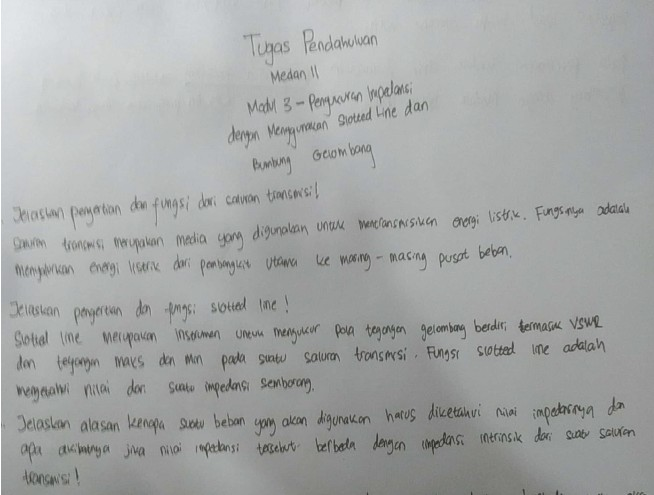
#> input picture img/1667756039188.jpg, 654 x 495 px
$ python -i image_operator.py   (imports and definitions only)   (older library calls are emulated)
#> lines starting #> are read from the running program, lines starting #| are printed output that depends on the picture
#> further down, picture is the input picture: shape (495, 654, 3); mean B, G, R 165.7, 166.4, 164.2
import cv2
import numpy as np
import scipy.ndimage as sciim

import conf.conf as conf
from core.CDLL.c_interface import *

class ImageOperator():
    @staticmethod
    def shadow_remove(img):
        rgb_planes = cv2.split(img)
        result_norm_planes = []
        for plane in rgb_planes:
            dilated_img = cv2.dilate(plane, np.ones((11, 11), np.uint8))
            bg_img = cv2.medianBlur(dilated_img, 21)
            diff_img = 255 - cv2.absdiff(plane, bg_img)
            norm_img = cv2.normalize(
                diff_img, None, alpha=0, beta=255, norm_type=cv2.NORM_MINMAX, dtype=cv2.CV_8UC1)
            result_norm_planes.append(norm_img)
#> this loop made 3 passes
#> pass 1, in shadow_remove, `dilated_img = cv2.dilate(plane, np.ones((11, 11), np.uint8))`:
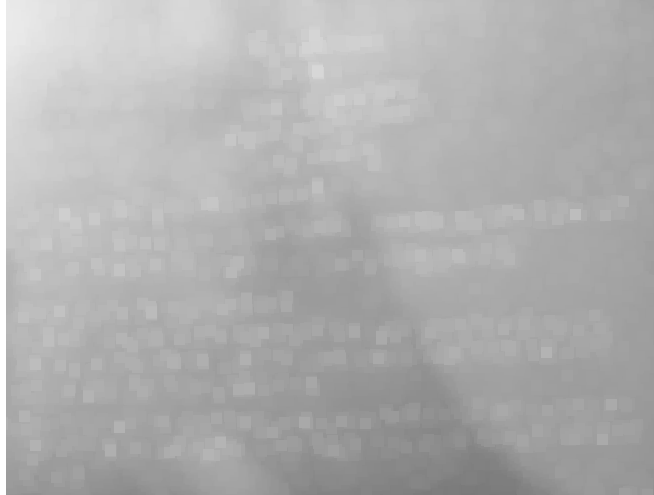
#> dilated_img: shape (495, 654); min 121, max 255, mean 175.9
#> pass 1, in shadow_remove, `diff_img = 255 - cv2.absdiff(plane, bg_img)`:
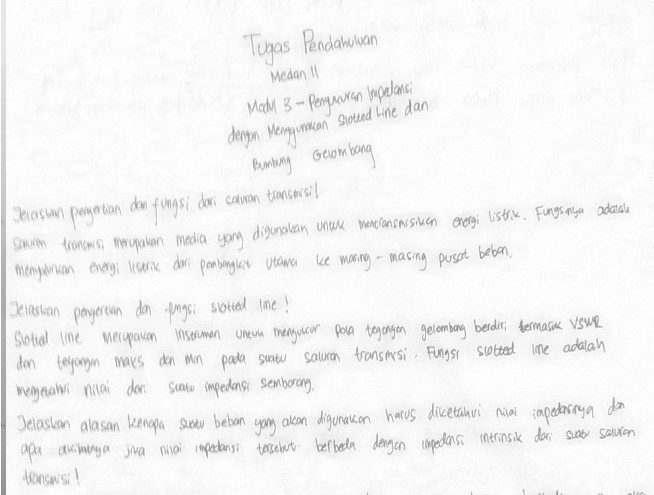
#> diff_img: shape (495, 654); min 117, max 255, mean 245
#> pass 1, in shadow_remove, `norm_img = cv2.normalize( diff_img, None, alpha=0, beta=255, norm_type..`:
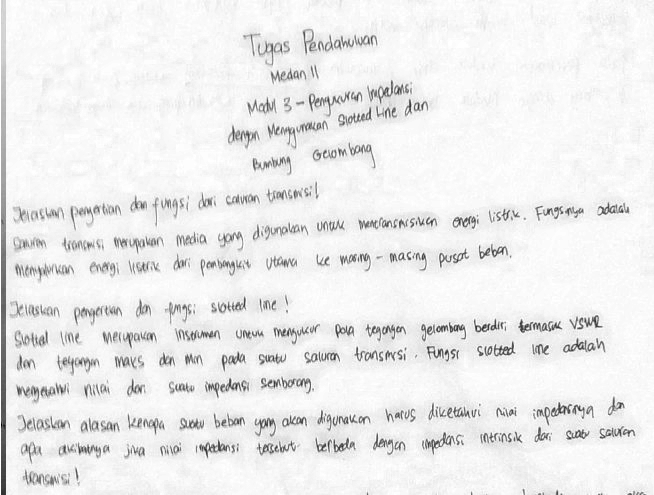
#> norm_img: shape (495, 654); min 0, max 255, mean 236.4
#> after the loop, result_norm_planes = 3 items
        shadowremov = cv2.merge(result_norm_planes)
        return shadowremov

    @staticmethod
    def thresh_images(img, nx, ny, thresh):
      thresh_image_c(img, nx, ny, thresh)

    @staticmethod
    def find_bbox(img, nx, ny):
        return bbox_find_c(img, nx, ny)

    @staticmethod
    def loop_enhance(img, nx, ny):
        return loop_enhance_c(img, nx, ny)

    # [40 lines left out: functions object_detect, remove_overlap, not called in this run]

    @staticmethod
    def to_serial(img, nx, ny):
      return serialize_array_c(img, nx, ny)


    @staticmethod
    def to_matrix(img, nx, ny):
        return to_matrix_c(img, nx, ny)

    # [34 lines left out: functions shift_image, scale_image, center_image, not called in this run]

    @staticmethod
    def to_grayscale(img):
        return cv2.cvtColor(img, cv2.COLOR_BGR2GRAY)

    # [14 lines left out: functions remove_noise, close_image, not called in this run]

    def accent_white(pixels, n_iter=1):
        return cv2.dilate(pixels, np.ones((3, 3)), iterations=n_iter)

>>> import cv2
>>> picture = cv2.imread('../../img/1667756039188.jpg')
>>> result = ImageOperator().shadow_remove(picture)

$ run again, on img/296537.jpg
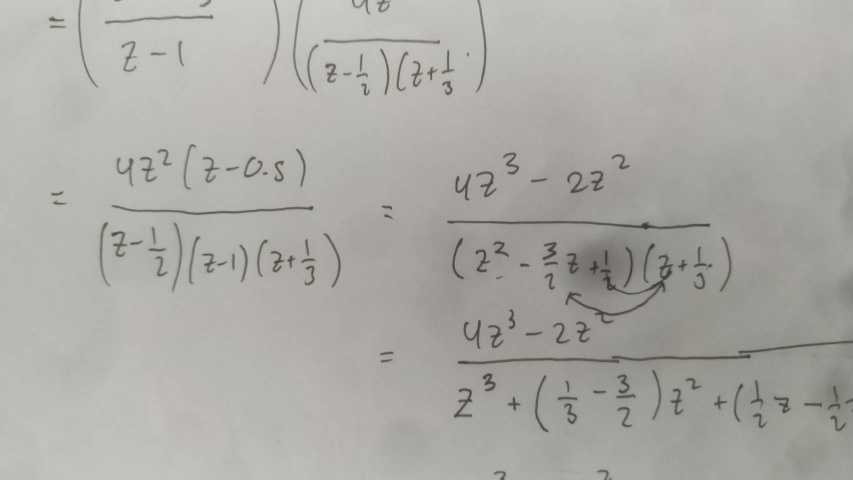
#> input picture img/296537.jpg, 1706 x 960 px (shown at 1/2 size)
#> picture is the input picture: shape (960, 1706, 3); mean B, G, R 166.1, 170.1, 172.2
#> the loop in shadow_remove, `for plane in rgb_planes:` made 3 passes
#> pass 1, in shadow_remove, `diff_img = 255 - cv2.absdiff(plane, bg_img)`:
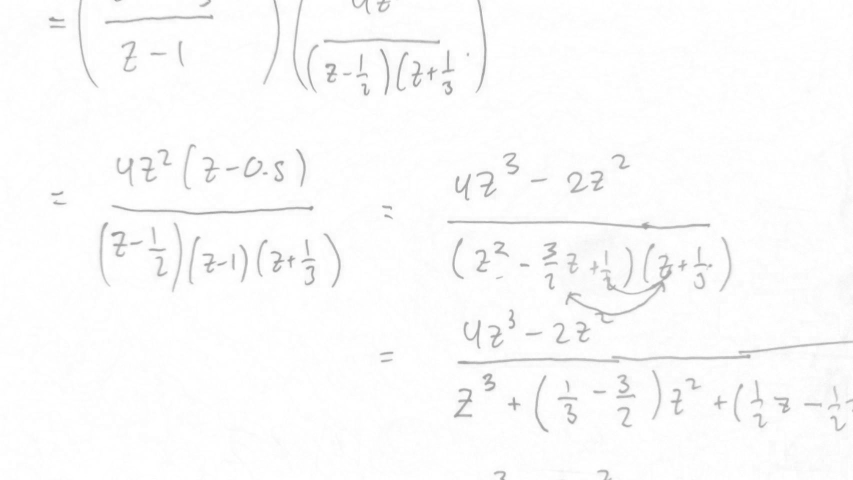
#> diff_img: shape (960, 1706) (shown at 1/2 size); min 140, max 255, mean 251.1
#> pass 1, in shadow_remove, `norm_img = cv2.normalize( diff_img, None, alpha=0, beta=255, norm_type..`:
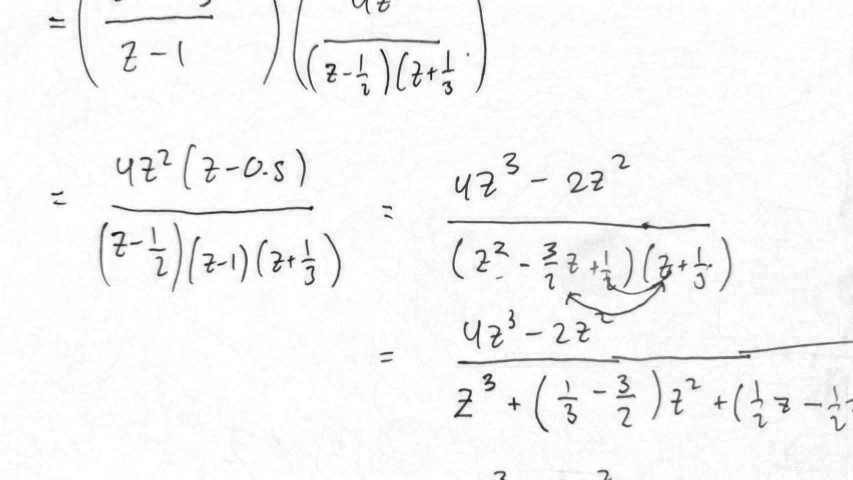
#> norm_img: shape (960, 1706) (shown at 1/2 size); min 0, max 255, mean 246.4
#> after the loop in shadow_remove, `for plane in rgb_planes:`: result_norm_planes = 3 items

$ run again, on img/296538.jpg
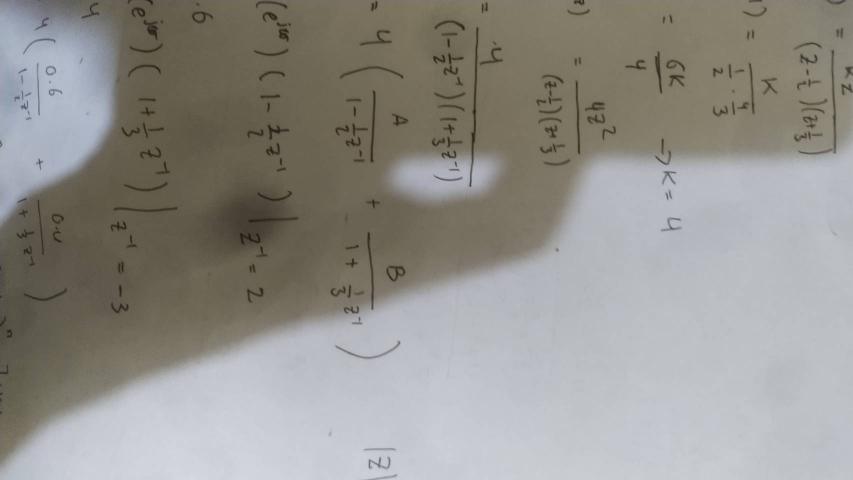
#> input picture img/296538.jpg, 1706 x 960 px (shown at 1/2 size)
#> picture is the input picture: shape (960, 1706, 3); mean B, G, R 140.6, 145.8, 147.6
#> the loop in shadow_remove, `for plane in rgb_planes:` made 3 passes
#> pass 1, in shadow_remove, `norm_img = cv2.normalize( diff_img, None, alpha=0, beta=255, norm_type..`:
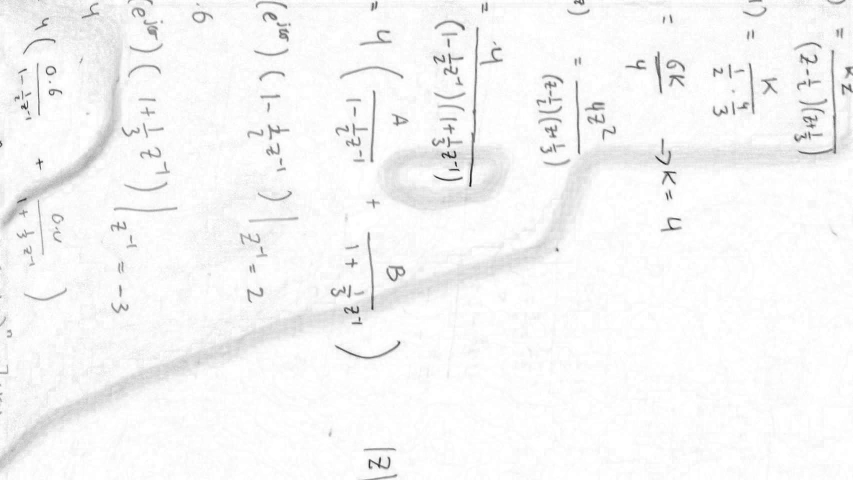
#> norm_img: shape (960, 1706) (shown at 1/2 size); min 0, max 255, mean 246.4
#> after the loop in shadow_remove, `for plane in rgb_planes:`:
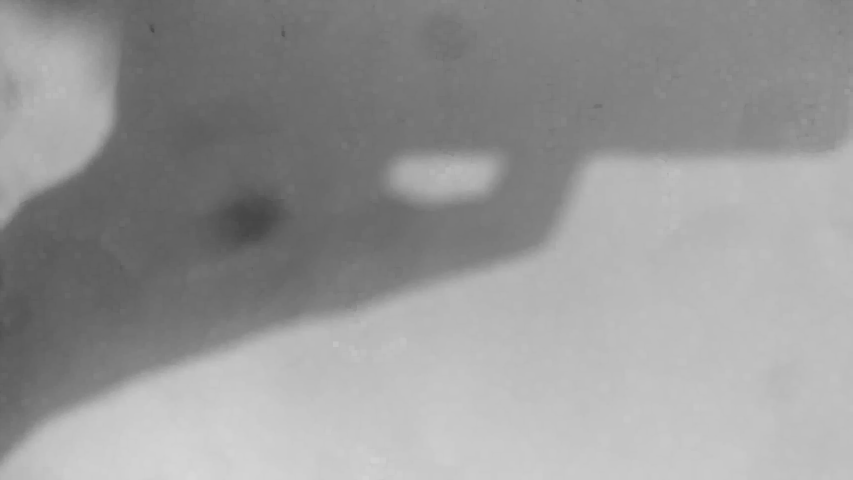
#> dilated_img: shape (960, 1706) (shown at 1/2 size); min 66, max 215, mean 151.4
#> after the loop in shadow_remove, `for plane in rgb_planes:`: result_norm_planes = 3 items

$ run again, on img/296566.jpg
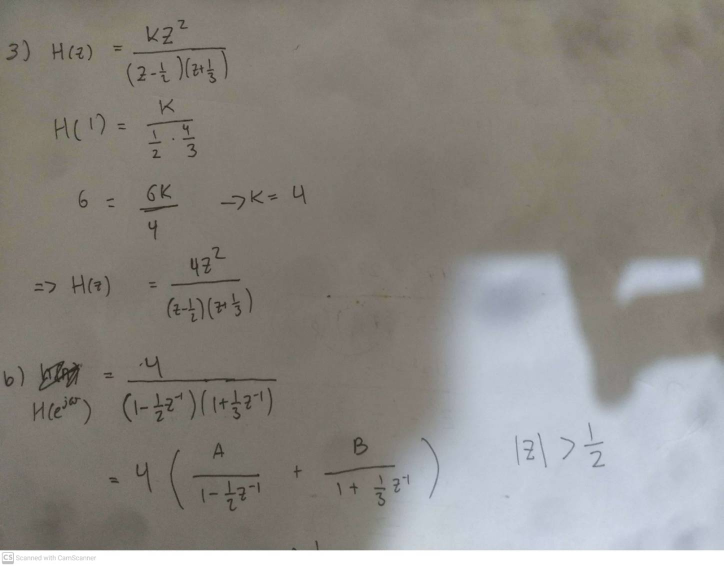
#> input picture img/296566.jpg, 1447 x 1132 px (shown at 1/2 size)
#> picture is the input picture: shape (1132, 1447, 3); mean B, G, R 131.7, 136.5, 140.3
#> the loop in shadow_remove, `for plane in rgb_planes:` made 3 passes
#> pass 1, in shadow_remove, `diff_img = 255 - cv2.absdiff(plane, bg_img)`:
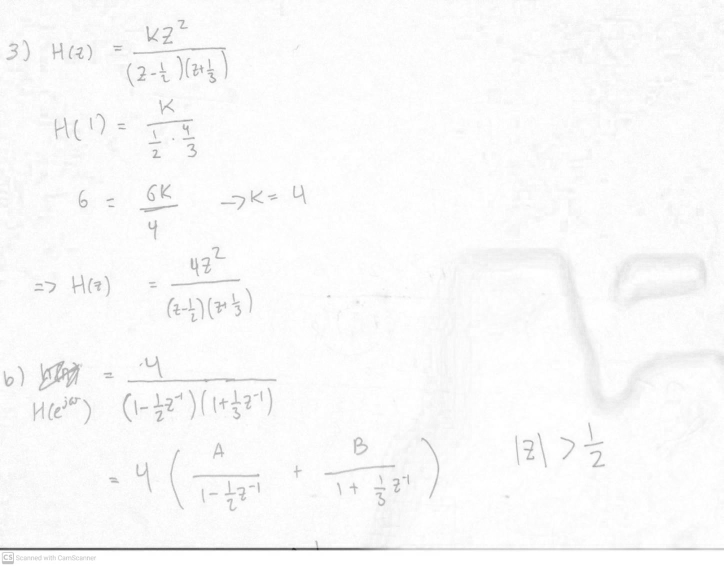
#> diff_img: shape (1132, 1447) (shown at 1/2 size); min 35, max 255, mean 249.6
#> after the loop in shadow_remove, `for plane in rgb_planes:`:
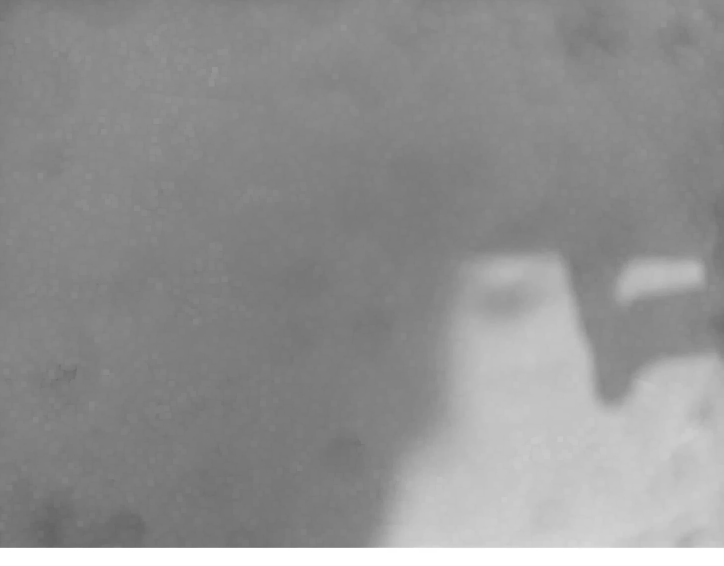
#> dilated_img: shape (1132, 1447) (shown at 1/2 size); min 99, max 255, mean 145.4
#> after the loop in shadow_remove, `for plane in rgb_planes:`: result_norm_planes = 3 items
